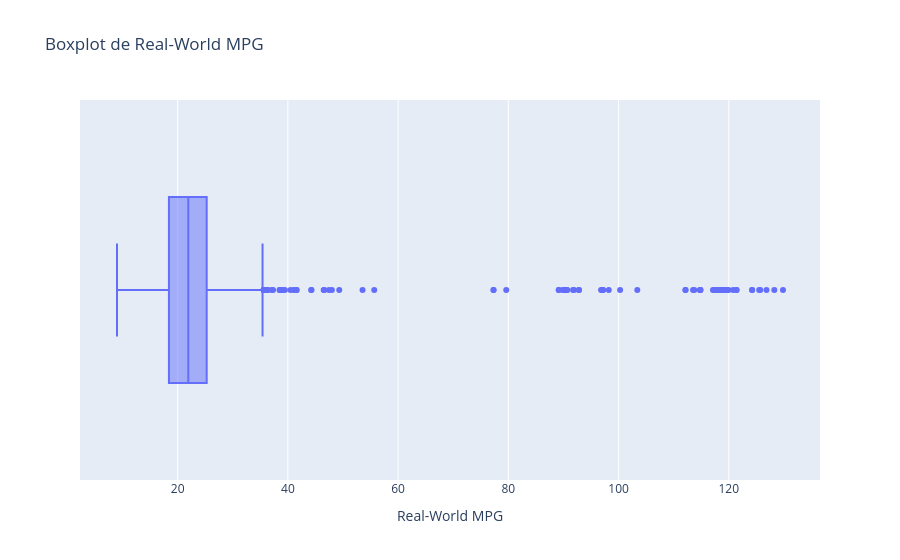

Notebook cell for this chart:
### Code cell
# Resumen: Muestra el boxplot interactivo del objetivo y permite consultar los valores atípicos
fig = px.box(df_modelo, x="Real-World MPG", points="outliers", title="Boxplot de Real-World MPG")  # Crea el boxplot e incluye los puntos atípicos
fig.show()  # Muestra el gráfico interactivo

### Figure 1 — Plotly figure (JSON) as saved in the notebook; plotly's stock layout.template omitted (floating-point values rounded to 4 significant figures; data arrays with more than 128 entries replaced by an {"elided": "..."} marker saying what was removed)
{"data": [{"alignmentgroup": "True", "boxpoints": "outliers", "hovertemplate": "Real-World MPG=%{x}<extra></extra>", "legendgroup": "", "marker": {"color": "#636efa"}, "name": "", "notched": false, "offsetgroup": "", "orientation": "h", "showlegend": false, "type": "box", "x": {"elided": "3323 float values"}, "x0": " ", "xaxis": "x", "y0": " ", "yaxis": "y"}], "layout": {"boxmode": "group", "legend": {"tracegroupgap": 0}, "title": {"text": "Boxplot de Real-World MPG"}, "xaxis": {"anchor": "y", "domain": [0, 1], "title": {"text": "Real-World MPG"}}, "yaxis": {"anchor": "x", "domain": [0, 1]}}}
